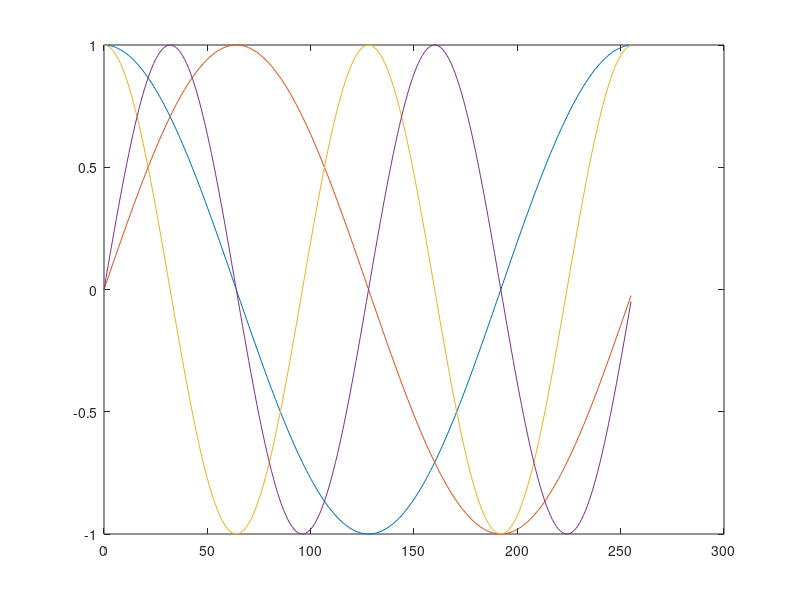

Recreate this plot in MATLAB.
% y = @(x) x.^2 + 1;
% fplot(y, [-4,4]);
% grid on;
% 
% x = sqrt(-1);

% a = 2 + 3i
% aC = a'
% r = abs(a)
% theta = angle(a)
% % real(a)
% % imag(a)
% 
% r*cos(theta)
% r*sin(theta)
% y = r*(cos(theta)+i*sin(theta))
% z = r*exp(i*theta)

t = 0:255;
z1 = exp(i*1*(2*pi/256)*t)  %para cada t da un complejo
z2 = exp(i*2*(2*pi/256)*t)  
plot(t,real(z1))
hold on
plot(t,imag(z1))
plot(t,real(z2))
plot(t,imag(z2))